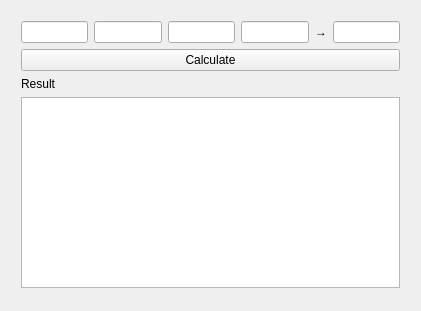
<?xml version="1.0" encoding="UTF-8"?>
<ui version="4.0">
 <class>MainWindow</class>
 <widget class="QMainWindow" name="MainWindow">
  <property name="geometry">
   <rect>
    <x>0</x>
    <y>0</y>
    <width>421</width>
    <height>311</height>
   </rect>
  </property>
  <property name="windowTitle">
   <string>MainWindow</string>
  </property>
  <widget class="QWidget" name="centralWidget">
   <widget class="QWidget" name="">
    <property name="geometry">
     <rect>
      <x>10</x>
      <y>10</y>
      <width>401</width>
      <height>289</height>
     </rect>
    </property>
    <layout class="QVBoxLayout" name="verticalLayout">
     <item>
      <layout class="QHBoxLayout" name="horizontalLayout">
       <item>
        <widget class="QLineEdit" name="numBox1"/>
       </item>
       <item>
        <widget class="QLineEdit" name="numBox2"/>
       </item>
       <item>
        <widget class="QLineEdit" name="numBox3"/>
       </item>
       <item>
        <widget class="QLineEdit" name="numBox4"/>
       </item>
       <item>
        <widget class="QLabel" name="label_2">
         <property name="text">
          <string>→</string>
         </property>
        </widget>
       </item>
       <item>
        <widget class="QLineEdit" name="resultBox"/>
       </item>
      </layout>
     </item>
     <item>
      <widget class="QPushButton" name="pushButton">
       <property name="text">
        <string>Calculate</string>
       </property>
      </widget>
     </item>
     <item>
      <widget class="QLabel" name="label">
       <property name="text">
        <string>Result</string>
       </property>
      </widget>
     </item>
     <item>
      <widget class="QListView" name="resultList"/>
     </item>
    </layout>
   </widget>
   <zorder>pushButton</zorder>
   <zorder>numBox1</zorder>
   <zorder>numBox2</zorder>
   <zorder>numBox3</zorder>
   <zorder>numBox4</zorder>
   <zorder>numBox1</zorder>
   <zorder>label</zorder>
   <zorder>label_2</zorder>
   <zorder>resultBox</zorder>
   <zorder></zorder>
   <zorder>resultList</zorder>
  </widget>
 </widget>
 <layoutdefault spacing="6" margin="11"/>
 <tabstops>
  <tabstop>numBox1</tabstop>
  <tabstop>numBox2</tabstop>
  <tabstop>numBox3</tabstop>
  <tabstop>numBox4</tabstop>
  <tabstop>resultBox</tabstop>
  <tabstop>pushButton</tabstop>
  <tabstop>resultList</tabstop>
 </tabstops>
 <resources/>
 <connections/>
</ui>
